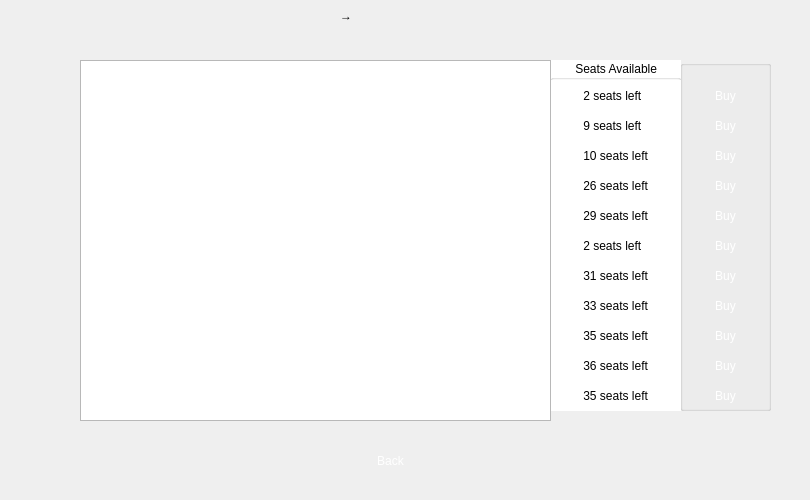
    <widget class="QWidget" name="Bus_select_page">
     <widget class="QLabel" name="label_14">
      <property name="geometry">
       <rect>
        <x>270</x>
        <y>10</y>
        <width>91</width>
        <height>31</height>
       </rect>
      </property>
      <property name="styleSheet">
       <string notr="true">font: 700 9pt &quot;Segoe UI&quot;;
</string>
      </property>
      <property name="text">
       <string/>
      </property>
     </widget>
     <widget class="QLabel" name="label_15">
      <property name="geometry">
       <rect>
        <x>340</x>
        <y>-10</y>
        <width>81</width>
        <height>51</height>
       </rect>
      </property>
      <property name="styleSheet">
       <string notr="true">font: 700 60pt &quot;Segoe UI&quot;;
</string>
      </property>
      <property name="text">
       <string>→</string>
      </property>
     </widget>
     <widget class="QLabel" name="label_16">
      <property name="geometry">
       <rect>
        <x>420</x>
        <y>10</y>
        <width>91</width>
        <height>31</height>
       </rect>
      </property>
      <property name="styleSheet">
       <string notr="true">font: 700 9pt &quot;Segoe UI&quot;;
</string>
      </property>
      <property name="text">
       <string/>
      </property>
     </widget>
     <widget class="QPushButton" name="pushButton_13">
      <property name="geometry">
       <rect>
        <x>350</x>
        <y>440</y>
        <width>81</width>
        <height>41</height>
       </rect>
      </property>
      <property name="styleSheet">
       <string notr="true">font: 700 9pt &quot;Segoe UI&quot;;
color: rgb(255, 255, 255);
image: url(:/new/prefix1/ImageC/button4.png);
border-style: solid;

 border-radius:10px;
 max-width:200px;
 max-height:200px;
 min-width:0px;
 min-height:0px;</string>
      </property>
      <property name="text">
       <string>Back</string>
      </property>
     </widget>
     <widget class="QGroupBox" name="groupBox_4">
      <property name="geometry">
       <rect>
        <x>550</x>
        <y>60</y>
        <width>131</width>
        <height>351</height>
       </rect>
      </property>
      <property name="styleSheet">
       <string notr="true">font: 700 9pt &quot;Segoe UI&quot;;
background-color: rgb(255, 255, 255);
</string>
      </property>
      <property name="title">
       <string>       Seats Available</string>
      </property>
      <widget class="QLabel" name="label_26">
       <property name="geometry">
        <rect>
         <x>0</x>
         <y>50</y>
         <width>161</width>
         <height>31</height>
        </rect>
       </property>
       <property name="styleSheet">
        <string notr="true">font: 700 9pt &quot;Segoe UI&quot;;</string>
       </property>
       <property name="text">
        <string>          9 seats left</string>
       </property>
      </widget>
      <widget class="QLabel" name="label_30">
       <property name="geometry">
        <rect>
         <x>0</x>
         <y>80</y>
         <width>161</width>
         <height>31</height>
        </rect>
       </property>
       <property name="styleSheet">
        <string notr="true">font: 700 9pt &quot;Segoe UI&quot;;</string>
       </property>
       <property name="text">
        <string>          10 seats left</string>
       </property>
      </widget>
      <widget class="QLabel" name="label_66">
       <property name="geometry">
        <rect>
         <x>0</x>
         <y>110</y>
         <width>161</width>
         <height>31</height>
        </rect>
       </property>
       <property name="styleSheet">
        <string notr="true">font: 700 9pt &quot;Segoe UI&quot;;</string>
       </property>
       <property name="text">
        <string>          26 seats left</string>
       </property>
      </widget>
      <widget class="QLabel" name="label_67">
       <property name="geometry">
        <rect>
         <x>0</x>
         <y>140</y>
         <width>161</width>
         <height>31</height>
        </rect>
       </property>
       <property name="styleSheet">
        <string notr="true">font: 700 9pt &quot;Segoe UI&quot;;</string>
       </property>
       <property name="text">
        <string>          29 seats left</string>
       </property>
      </widget>
      <widget class="QLabel" name="label_68">
       <property name="geometry">
        <rect>
         <x>0</x>
         <y>20</y>
         <width>161</width>
         <height>31</height>
        </rect>
       </property>
       <property name="styleSheet">
        <string notr="true">font: 700 9pt &quot;Segoe UI&quot;;</string>
       </property>
       <property name="text">
        <string>          2 seats left</string>
       </property>
      </widget>
      <widget class="QLabel" name="label_69">
       <property name="geometry">
        <rect>
         <x>0</x>
         <y>200</y>
         <width>161</width>
         <height>31</height>
        </rect>
       </property>
       <property name="styleSheet">
        <string notr="true">font: 700 9pt &quot;Segoe UI&quot;;</string>
       </property>
       <property name="text">
        <string>          31 seats left</string>
       </property>
      </widget>
      <widget class="QLabel" name="label_70">
       <property name="geometry">
        <rect>
         <x>0</x>
         <y>230</y>
         <width>161</width>
         <height>31</height>
        </rect>
       </property>
       <property name="styleSheet">
        <string notr="true">font: 700 9pt &quot;Segoe UI&quot;;</string>
       </property>
       <property name="text">
        <string>          33 seats left</string>
       </property>
      </widget>
      <widget class="QLabel" name="label_71">
       <property name="geometry">
        <rect>
         <x>0</x>
         <y>260</y>
         <width>161</width>
         <height>31</height>
        </rect>
       </property>
       <property name="styleSheet">
        <string notr="true">font: 700 9pt &quot;Segoe UI&quot;;</string>
       </property>
       <property name="text">
        <string>          35 seats left</string>
       </property>
      </widget>
      <widget class="QLabel" name="label_72">
       <property name="geometry">
        <rect>
         <x>0</x>
         <y>290</y>
         <width>161</width>
         <height>31</height>
        </rect>
       </property>
       <property name="styleSheet">
        <string notr="true">font: 700 9pt &quot;Segoe UI&quot;;</string>
       </property>
       <property name="text">
        <string>          36 seats left</string>
       </property>
      </widget>
      <widget class="QLabel" name="label_73">
       <property name="geometry">
        <rect>
         <x>0</x>
         <y>320</y>
         <width>161</width>
         <height>31</height>
        </rect>
       </property>
       <property name="styleSheet">
        <string notr="true">font: 700 9pt &quot;Segoe UI&quot;;</string>
       </property>
       <property name="text">
        <string>          35 seats left</string>
       </property>
      </widget>
      <widget class="QLabel" name="label_17">
       <property name="geometry">
        <rect>
         <x>0</x>
         <y>170</y>
         <width>161</width>
         <height>31</height>
        </rect>
       </property>
       <property name="styleSheet">
        <string notr="true">font: 700 9pt &quot;Segoe UI&quot;;</string>
       </property>
       <property name="text">
        <string>          2 seats left</string>
       </property>
      </widget>
     </widget>
     <widget class="QGroupBox" name="groupBox_6">
      <property name="geometry">
       <rect>
        <x>680</x>
        <y>60</y>
        <width>91</width>
        <height>351</height>
       </rect>
      </property>
      <property name="styleSheet">
       <string notr="true">font: 700 9pt &quot;Segoe UI&quot;;
ba</string>
      </property>
      <property name="title">
       <string/>
      </property>
      <widget class="QPushButton" name="pushButton_11">
       <property name="geometry">
        <rect>
         <x>0</x>
         <y>320</y>
         <width>91</width>
         <height>31</height>
        </rect>
       </property>
       <property name="styleSheet">
        <string notr="true">font: 700 9pt &quot;Segoe UI&quot;;
color: rgb(255, 255, 255);
image: url(:/new/prefix1/ImageC/button.png);
border-style: solid;

 border-radius:10px;
 max-width:200px;
 max-height:200px;
 min-width:0px;
 min-height:0px;</string>
       </property>
       <property name="text">
        <string>Buy</string>
       </property>
      </widget>
      <widget class="QPushButton" name="pushButton_10">
       <property name="geometry">
        <rect>
         <x>0</x>
         <y>290</y>
         <width>91</width>
         <height>31</height>
        </rect>
       </property>
       <property name="styleSheet">
        <string notr="true">font: 700 9pt &quot;Segoe UI&quot;;
color: rgb(255, 255, 255);
image: url(:/new/prefix1/ImageC/button.png);
border-style: solid;

 border-radius:10px;
 max-width:200px;
 max-height:200px;
 min-width:0px;
 min-height:0px;</string>
       </property>
       <property name="text">
        <string>Buy</string>
       </property>
      </widget>
      <widget class="QPushButton" name="pushButton_9">
       <property name="geometry">
        <rect>
         <x>0</x>
         <y>260</y>
         <width>91</width>
         <height>31</height>
        </rect>
       </property>
       <property name="styleSheet">
        <string notr="true">font: 700 9pt &quot;Segoe UI&quot;;
color: rgb(255, 255, 255);
image: url(:/new/prefix1/ImageC/button.png);
border-style: solid;

 border-radius:10px;
 max-width:200px;
 max-height:200px;
 min-width:0px;
 min-height:0px;</string>
       </property>
       <property name="text">
        <string>Buy</string>
       </property>
      </widget>
      <widget class="QPushButton" name="pushButton_8">
       <property name="geometry">
        <rect>
         <x>0</x>
         <y>230</y>
         <width>91</width>
         <height>31</height>
        </rect>
       </property>
       <property name="styleSheet">
        <string notr="true">font: 700 9pt &quot;Segoe UI&quot;;
color: rgb(255, 255, 255);
image: url(:/new/prefix1/ImageC/button.png);
border-style: solid;

 border-radius:10px;
 max-width:200px;
 max-height:200px;
 min-width:0px;
 min-height:0px;</string>
       </property>
       <property name="text">
        <string>Buy</string>
       </property>
      </widget>
      <widget class="QPushButton" name="pushButton_7">
       <property name="geometry">
        <rect>
         <x>0</x>
         <y>200</y>
         <width>91</width>
         <height>31</height>
        </rect>
       </property>
       <property name="styleSheet">
        <string notr="true">font: 700 9pt &quot;Segoe UI&quot;;
color: rgb(255, 255, 255);
image: url(:/new/prefix1/ImageC/button.png);
border-style: solid;

 border-radius:10px;
 max-width:200px;
 max-height:200px;
 min-width:0px;
 min-height:0px;</string>
       </property>
       <property name="text">
        <string>Buy</string>
       </property>
      </widget>
      <widget class="QPushButton" name="pushButton_5">
       <property name="geometry">
        <rect>
         <x>0</x>
         <y>140</y>
         <width>91</width>
         <height>31</height>
        </rect>
       </property>
       <property name="styleSheet">
        <string notr="true">font: 700 9pt &quot;Segoe UI&quot;;
color: rgb(255, 255, 255);
image: url(:/new/prefix1/ImageC/button.png);
border-style: solid;

 border-radius:10px;
 max-width:200px;
 max-height:200px;
 min-width:0px;
 min-height:0px;</string>
       </property>
       <property name="text">
        <string>Buy</string>
       </property>
      </widget>
      <widget class="QPushButton" name="pushButton_4">
       <property name="geometry">
        <rect>
         <x>0</x>
         <y>110</y>
         <width>91</width>
         <height>31</height>
        </rect>
       </property>
       <property name="styleSheet">
        <string notr="true">font: 700 9pt &quot;Segoe UI&quot;;
color: rgb(255, 255, 255);
image: url(:/new/prefix1/ImageC/button.png);
border-style: solid;

 border-radius:10px;
 max-width:200px;
 max-height:200px;
 min-width:0px;
 min-height:0px;</string>
       </property>
       <property name="text">
        <string>Buy</string>
       </property>
      </widget>
      <widget class="QPushButton" name="pushButton_2">
       <property name="geometry">
        <rect>
         <x>0</x>
         <y>50</y>
         <width>91</width>
         <height>31</height>
        </rect>
       </property>
       <property name="styleSheet">
        <string notr="true">font: 700 9pt &quot;Segoe UI&quot;;
color: rgb(255, 255, 255);
image: url(:/new/prefix1/ImageC/button.png);
border-style: solid;

 border-radius:10px;
 max-width:200px;
 max-height:200px;
 min-width:0px;
 min-height:0px;</string>
       </property>
       <property name="text">
        <string>Buy</string>
       </property>
      </widget>
      <widget class="QPushButton" name="pushButton_3">
       <property name="geometry">
        <rect>
         <x>0</x>
         <y>80</y>
         <width>91</width>
         <height>31</height>
        </rect>
       </property>
       <property name="styleSheet">
        <string notr="true">font: 700 9pt &quot;Segoe UI&quot;;
color: rgb(255, 255, 255);
image: url(:/new/prefix1/ImageC/button.png);
border-style: solid;

 border-radius:10px;
 max-width:200px;
 max-height:200px;
 min-width:0px;
 min-height:0px;</string>
       </property>
       <property name="text">
        <string>Buy</string>
       </property>
      </widget>
      <widget class="QPushButton" name="Buy1_button">
       <property name="geometry">
        <rect>
         <x>0</x>
         <y>170</y>
         <width>91</width>
         <height>31</height>
        </rect>
       </property>
       <property name="styleSheet">
        <string notr="true">font: 700 9pt &quot;Segoe UI&quot;;
color: rgb(255, 255, 255);
image: url(:/new/prefix1/ImageC/button.png);
border-style: solid;

 border-radius:10px;
 max-width:200px;
 max-height:200px;
 min-width:0px;
 min-height:0px;</string>
       </property>
       <property name="text">
        <string>Buy</string>
       </property>
      </widget>
      <widget class="QPushButton" name="pushButton_6">
       <property name="geometry">
        <rect>
         <x>0</x>
         <y>20</y>
         <width>91</width>
         <height>31</height>
        </rect>
       </property>
       <property name="styleSheet">
        <string notr="true">font: 700 9pt &quot;Segoe UI&quot;;
color: rgb(255, 255, 255);
image: url(:/new/prefix1/ImageC/button.png);
border-style: solid;

 border-radius:10px;
 max-width:200px;
 max-height:200px;
 min-width:0px;
 min-height:0px;</string>
       </property>
       <property name="text">
        <string>Buy</string>
       </property>
      </widget>
     </widget>
     <widget class="QTableView" name="Bus_tableview">
      <property name="geometry">
       <rect>
        <x>80</x>
        <y>60</y>
        <width>471</width>
        <height>361</height>
       </rect>
      </property>
      <property name="styleSheet">
       <string notr="true">font: 700 9pt &quot;Segoe UI&quot;;
</string>
      </property>
     </widget>
     <widget class="QLabel" name="label_74">
      <property name="geometry">
       <rect>
        <x>80</x>
        <y>410</y>
        <width>601</width>
        <height>16</height>
       </rect>
      </property>
      <property name="styleSheet">
       <string notr="true">font: 700 9pt &quot;Segoe UI&quot;;
background-image: url(:/image/E:/project pic/white.jpeg);</string>
      </property>
      <property name="text">
       <string/>
      </property>
     </widget>
     <widget class="QLabel" name="label_47">
      <property name="geometry">
       <rect>
        <x>0</x>
        <y>0</y>
        <width>801</width>
        <height>491</height>
       </rect>
      </property>
      <property name="text">
       <string/>
      </property>
      <property name="pixmap">
       <pixmap resource="ResourceC.qrc">:/new/prefix1/ImageC/busc5.jpeg</pixmap>
      </property>
      <property name="scaledContents">
       <bool>true</bool>
      </property>
     </widget>
     <zorder>label_47</zorder>
     <zorder>label_14</zorder>
     <zorder>label_15</zorder>
     <zorder>label_16</zorder>
     <zorder>pushButton_13</zorder>
     <zorder>groupBox_4</zorder>
     <zorder>groupBox_6</zorder>
     <zorder>Bus_tableview</zorder>
     <zorder>label_74</zorder>
    </widget>
